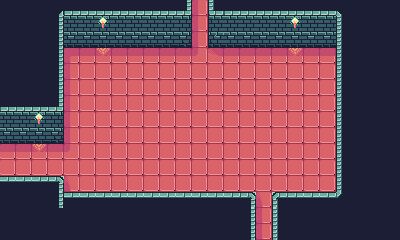

A 2D game scene composited from a Tiled map and its tileset images. What follows is a short description and the map's XML, with every tile layer's data as written:
An orthogonal 25x15 tile map with 16x16 px tiles, 2 tile layers (prototype, base) and 3 objects (north_exit, west_exit, south_exit).

<map version="1.10" tiledversion="1.10.2" orientation="orthogonal" renderorder="right-down" width="25" height="15" tilewidth="16" tileheight="16" infinite="0" nextlayerid="43" nextobjectid="45">
 <tileset firstgid="1" source="../FaerieForest_PetricakeGamesTSX.tsx" />
 <layer id="1" name="prototype" width="25" height="15">
  <data encoding="csv">
163,163,163,163,163,163,163,163,163,163,163,166,169,166,163,163,163,163,163,163,163,163,163,163,163,
163,163,163,166,166,166,168,166,166,166,166,166,169,166,166,166,166,166,168,166,166,166,163,163,163,
163,163,163,166,166,166,166,166,166,166,166,166,169,166,166,166,166,166,166,166,166,166,163,163,163,
163,163,163,166,169,169,169,169,169,169,169,169,169,169,169,169,169,169,169,169,169,166,163,163,163,
163,163,163,166,169,169,169,169,169,169,169,169,169,169,169,169,169,169,169,169,169,166,163,163,163,
163,163,163,166,169,169,169,169,169,169,169,169,169,169,169,169,169,169,169,169,169,166,163,163,163,
163,163,163,166,169,169,169,169,169,169,169,169,169,169,169,169,169,169,169,169,169,166,163,163,163,
166,166,168,166,169,169,169,169,169,169,169,169,169,169,169,169,169,169,169,169,169,166,163,163,163,
166,166,166,166,169,169,169,169,169,169,169,169,169,169,169,169,169,169,169,169,169,166,163,163,163,
169,169,169,169,169,169,169,169,169,169,169,169,169,169,169,169,169,169,169,169,169,166,163,163,163,
169,169,169,169,169,169,169,169,169,169,169,169,169,169,169,169,169,169,169,169,169,166,163,163,163,
166,166,166,166,169,169,169,169,169,169,169,169,169,169,169,169,169,169,169,169,169,166,163,163,163,
163,163,163,166,166,166,166,166,166,166,166,166,166,166,166,166,169,166,166,166,166,166,163,163,163,
163,163,163,163,163,163,163,163,163,163,163,163,163,163,163,166,169,166,163,163,163,163,163,163,163,
163,163,163,163,163,163,163,163,163,163,163,163,163,163,163,166,169,166,163,163,163,163,163,163,163
</data>
 </layer>
 <objectgroup id="41" name="objects_01">
  <object id="42" name="north_exit" x="200" y="0.625">
   <point />
  </object>
  <object id="43" name="west_exit" x="1.25" y="160.25">
   <point />
  </object>
  <object id="44" name="south_exit" x="264" y="239.125">
   <point />
  </object>
 </objectgroup>
 <layer id="42" name="base" width="25" height="15">
  <data encoding="csv">
115,115,115,1,5,5,5,5,5,5,5,42,61,45,5,5,5,5,5,5,5,4,115,115,115,
115,115,115,37,21,21,7,21,21,21,21,164,61,165,21,21,21,21,7,21,21,40,115,115,115,
115,115,115,37,8,8,8,8,8,8,8,60,61,63,8,8,8,8,8,8,8,40,115,115,115,
115,115,115,37,43,26,25,26,26,26,26,26,79,151,26,26,26,26,25,26,26,40,115,115,115,
115,115,115,37,61,41,41,41,41,41,41,41,41,41,41,41,41,41,41,41,41,40,115,115,115,
115,115,115,37,61,41,41,41,41,41,41,41,41,41,41,41,41,41,41,41,41,40,115,115,115,
5,5,5,42,61,41,41,41,41,41,41,41,41,41,41,41,41,41,41,41,41,40,115,115,115,
21,21,7,164,61,41,41,41,41,41,41,41,41,41,41,41,41,41,41,41,41,40,115,115,115,
8,8,8,60,61,41,41,41,41,41,41,41,41,41,41,41,41,41,41,41,41,40,115,115,115,
26,26,25,26,79,41,41,41,41,41,41,41,41,41,41,41,41,41,41,41,41,40,115,115,115,
41,41,41,41,41,41,41,41,41,41,41,41,41,41,41,41,41,41,41,41,41,40,115,115,115,
6,6,6,27,80,41,41,41,41,41,41,41,41,41,41,41,41,41,41,41,41,40,115,115,115,
115,115,115,37,6,6,6,6,6,6,6,6,6,6,6,27,80,9,6,6,6,76,115,115,115,
115,115,115,115,115,115,115,115,115,115,115,115,115,115,115,37,61,40,115,115,115,115,115,115,115,
115,115,115,115,115,115,115,115,115,115,115,115,115,115,115,37,61,40,115,115,115,115,115,115,115
</data>
 </layer>
</map>
